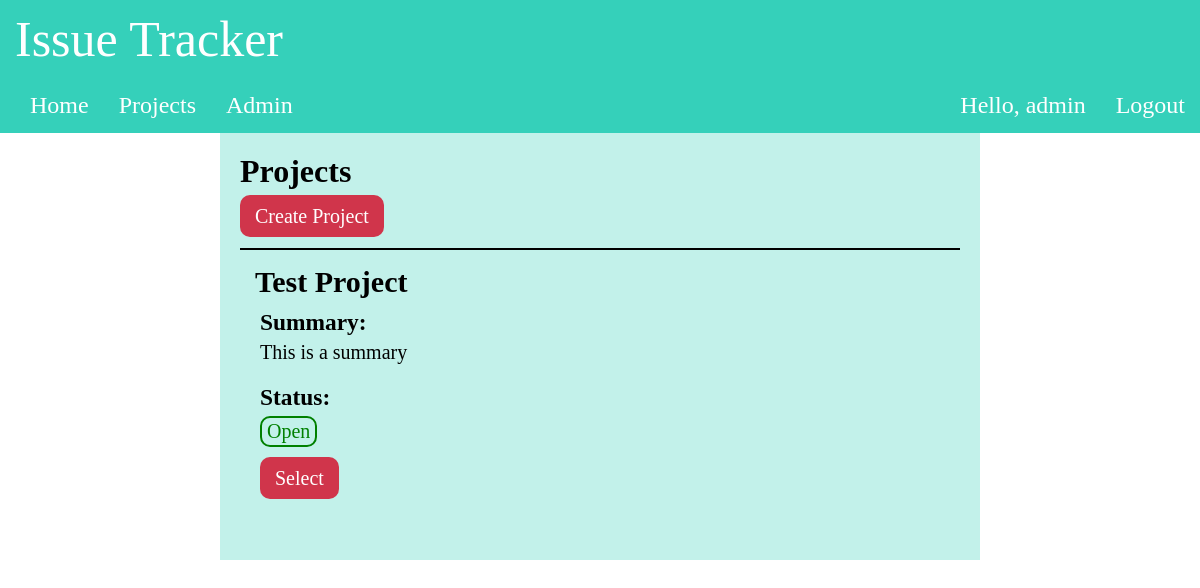
Before: /projects/ (signed in) with the older database file.
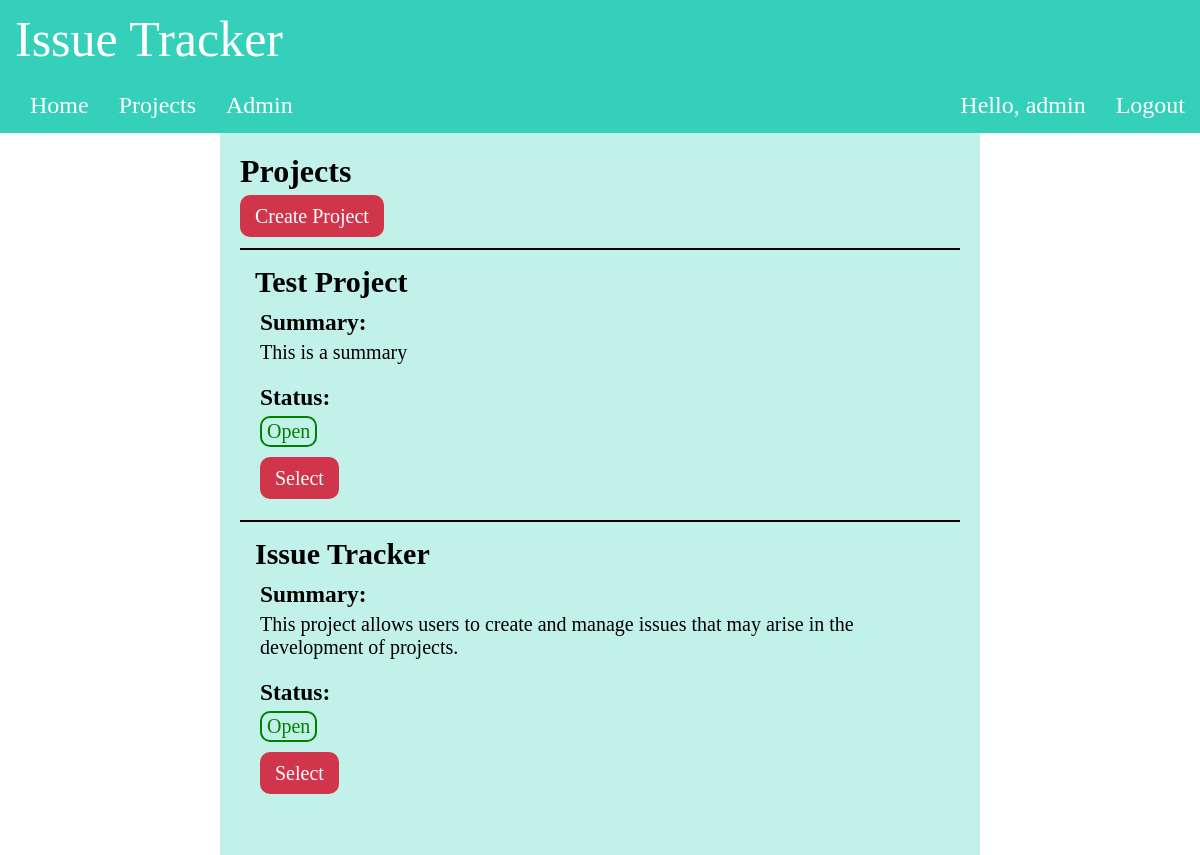
After: the same page with the newer database file.
### projects/models.py (models this page shows, shortened)
class Project(models.Model):
    user_max_length = 150
    project_max_length = 50
    id = models.UUIDField(
                        primary_key=True,
                        default = uuid.uuid4,
                        editable = False)
    user = models.ForeignKey(to=User, on_delete=models.CASCADE)
    name = models.CharField(max_length=project_max_length)
    summary = models.TextField(blank=True, null=True)
    description = models.TextField(blank=True, null=True)
    status= models.CharField(max_length=20, default="Open")
    def get_absolute_url(self):
        return reverse("projects:project-details", kwargs={"project_id": self.id})

class ProjectUser(models.Model):
    project = models.ForeignKey(Project, on_delete=models.CASCADE)
    user = models.ForeignKey(to=User, on_delete=models.CASCADE)

### projects/views.py (the view)
# urls.py: path('', project_list_view, name='project-list'),
def project_list_view(request):
    if request.user.is_authenticated:
        queryset = Project.objects.filter(user=request.user)
        membershipset = ProjectUser.objects.filter(user=request.user)
        print(membershipset)
        context = {
            "project_list": queryset,
            "membershipset": membershipset,
            }
        return render(request, "projects/project_list.html", context)
    context = {}
    return render(request, "projects/project_list.html", context)

### projects/templates/projects/project_list.html (shortened to what this page needs)
{% extends 'layout/base.html' %}
{% block content %}
{% load static %}
<link rel="stylesheet" href="{% static '/css/project.css' %}" />
<div class="project-container">
<h1>Projects</h1>
    <div class="create-header">
        <a href="{% url 'projects:project-create' %}">Create Project</a>
    </div>
{% if user.is_authenticated %}
<div class="project-list">
    {% if project_list.all %}
    {% for project in project_list %}
    <div class="project">
        <h2>{{ project.name }}</h2>
        <div class="project-field">
            <h3>Summary:</h3>
            {{ project.summary }}
        </div>
        <div class="project-field">
            <h3>Status:</h3>
            {% if project.status == 'Closed' %}
            <div class="status-closed">
            {% elif project.status == 'Open' %}
            <div class="status-open">
            {% else %}
            <div class="status-dis">
            {% endif %}
                {{ project.status }}
            </div>
        </div>
        <div class="project-field">
            <a href="{{ project.get_absolute_url }}">Select</a>
        </div>
    </div>
    {% endfor %}
    {% for ProjectForm in membershipset %}
        <div class="project">
            <h2>{{ ProjectForm.project.name }}</h2>
            <div class="project-field">
                <h3>Summary:</h3>
                {{ ProjectForm.project.summary }}
            </div>
            <div class="project-field">
                <h3>Status:</h3>
                {% if ProjectForm.project.status == 'Closed' %}
                <div class="status-closed">
                {% elif ProjectForm.project.status == 'Open' %}
                <div class="status-open">
                {% else %}
                <div class="status-dis">
                {% endif %}
                    {{ ProjectForm.project.status }}
                </div>
            </div>
            <div class="project-field">
                <a href="{{ ProjectForm.project.get_absolute_url }}">Select</a>
            </div>
        </div>
    {% endfor %}
    {% else %}
    <div class="project-list">There are no projects, you should create some.</div>
    {% endif %}
</div>
{% else %}
<div class="no-projects">
        <label class="no-projects">If you were logged in your projects would go here.</label>
        <a href="{% url 'users:user-login' %}">Login</a>
</div>
{% endif %}
</div>
{% endblock %}

Changed rows visible on the page:
added ProjectUser: project.name "Issue Tracker", project.summary "This project allows users to create and manage issues that may arise in the development of projects.", project.status "Open"
